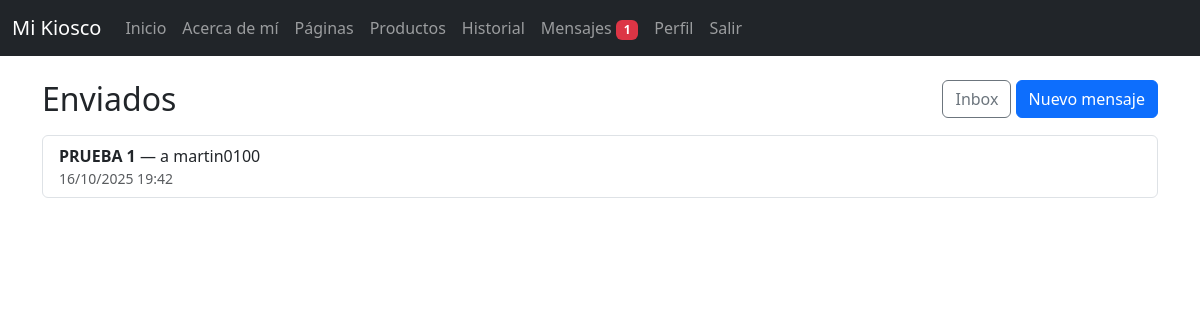
The app's page /inbox/sent/ (signed in), older data.
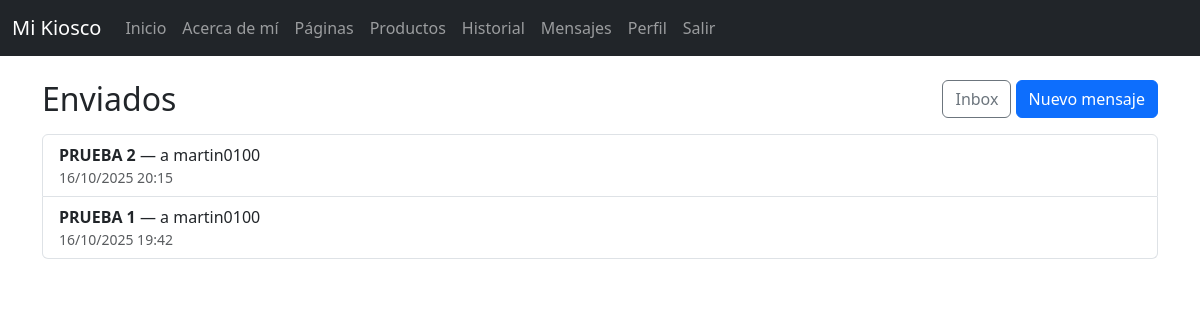
The same page, newer data.
### inbox/models.py (models this page shows, shortened)
class Message(models.Model):
    sender = models.ForeignKey(User, related_name='sent_messages', on_delete=models.CASCADE)
    recipient = models.ForeignKey(User, related_name='received_messages', on_delete=models.CASCADE)
    subject = models.CharField(max_length=200)
    body = models.TextField()
    created = models.DateTimeField(auto_now_add=True)
    read = models.BooleanField(default=False)
    class Meta:
        ordering = ['-created']

### inbox/views.py (the view)
# urls.py: path('sent/', sent_list, name='inbox_sent'),
@login_required
def sent_list(request):
    messages_qs = Message.objects.filter(sender=request.user)
    return render(request, "inbox/sent_list.html", {"messages_list": messages_qs})

### inbox/context_processors.py (called while the page is built)
def unread_messages_count(request):
    if not request.user.is_authenticated:
        return {"unread_count": 0}
    try:
        from .models import Message
        return {
            "unread_count": Message.objects.filter(recipient=request.user, read=False).count()
        }
    except Exception:
        return {"unread_count": 0}

### inbox/templates/inbox/sent_list.html (shortened to what this page needs)
{% extends 'app_kiosco/base.html' %}
{% block content %}
<div class="d-flex justify-content-between align-items-center mb-3">
  <h2 class="m-0">Enviados</h2>
  <div>
    <a class="btn btn-outline-secondary" href="{% url 'inbox_home' %}">Inbox</a>
    <a class="btn btn-primary" href="{% url 'inbox_new' %}">Nuevo mensaje</a>
  </div>
</div>
{% if messages_list %}
  <div class="list-group">
    {% for m in messages_list %}
      <a class="list-group-item list-group-item-action" href="{% url 'inbox_detail' m.pk %}">
        <strong>{{ m.subject }}</strong> — a {{ m.recipient.username }}
        <div class="small text-muted">{{ m.created|date:"d/m/Y H:i" }}</div>
      </a>
    {% endfor %}
  </div>
{% else %}
  <div class="alert alert-info">No enviaste mensajes aún.</div>
{% endif %}
{% endblock %}

Row changes from the older to the newer data that the page shows:
added Message: subject "PRUEBA 2", recipient.username "martin0100", created "16/10/2025 20:15"
Text that changed along with them:
{{ unread_count }}: "1" → (not shown)
